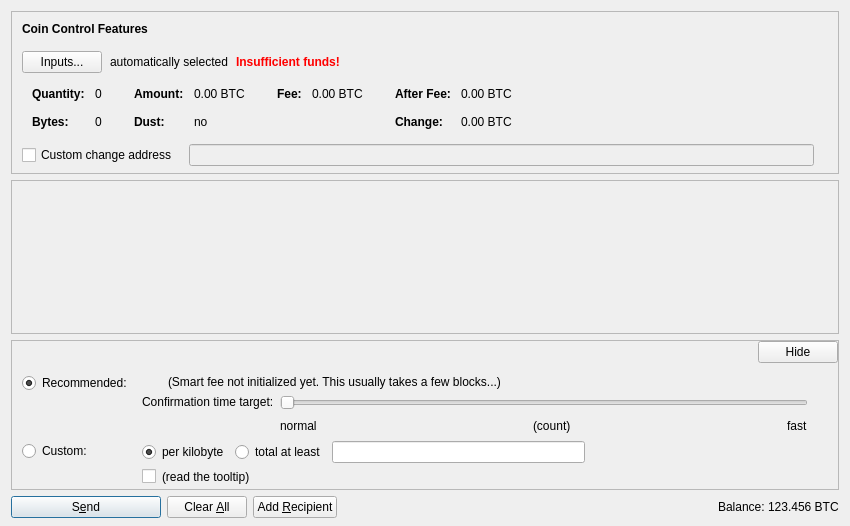
<?xml version="1.0" encoding="UTF-8"?>
<ui version="4.0">
 <class>SendCoinsDialog</class>
 <widget class="QDialog" name="SendCoinsDialog">
  <property name="geometry">
   <rect>
    <x>0</x>
    <y>0</y>
    <width>850</width>
    <height>526</height>
   </rect>
  </property>
  <property name="windowTitle">
   <string>Send Coins</string>
  </property>
  <layout class="QVBoxLayout" name="verticalLayout" stretch="0,1,0,0">
   <property name="bottomMargin">
    <number>8</number>
   </property>
   <item>
    <widget class="QFrame" name="frameCoinControl">
     <property name="sizePolicy">
      <sizepolicy hsizetype="Expanding" vsizetype="Expanding">
       <horstretch>0</horstretch>
       <verstretch>0</verstretch>
      </sizepolicy>
     </property>
     <property name="maximumSize">
      <size>
       <width>16777215</width>
       <height>16777215</height>
      </size>
     </property>
     <property name="frameShape">
      <enum>QFrame::StyledPanel</enum>
     </property>
     <property name="frameShadow">
      <enum>QFrame::Sunken</enum>
     </property>
     <layout class="QVBoxLayout" name="verticalLayoutCoinControl2">
      <property name="spacing">
       <number>0</number>
      </property>
      <property name="leftMargin">
       <number>0</number>
      </property>
      <property name="topMargin">
       <number>0</number>
      </property>
      <property name="rightMargin">
       <number>0</number>
      </property>
      <property name="bottomMargin">
       <number>6</number>
      </property>
      <item>
       <layout class="QVBoxLayout" name="verticalLayoutCoinControl" stretch="0,0,0,0,1">
        <property name="spacing">
         <number>0</number>
        </property>
        <property name="leftMargin">
         <number>10</number>
        </property>
        <property name="topMargin">
         <number>10</number>
        </property>
        <item>
         <layout class="QHBoxLayout" name="horizontalLayoutCoinControl1">
          <property name="bottomMargin">
           <number>15</number>
          </property>
          <item>
           <widget class="QLabel" name="labelCoinControlFeatures">
            <property name="sizePolicy">
             <sizepolicy hsizetype="Preferred" vsizetype="Maximum">
              <horstretch>0</horstretch>
              <verstretch>0</verstretch>
             </sizepolicy>
            </property>
            <property name="font">
             <font>
              <weight>75</weight>
              <bold>true</bold>
             </font>
            </property>
            <property name="styleSheet">
             <string notr="true">font-weight:bold;</string>
            </property>
            <property name="text">
             <string>Coin Control Features</string>
            </property>
           </widget>
          </item>
         </layout>
        </item>
        <item>
         <layout class="QHBoxLayout" name="horizontalLayoutCoinControl2" stretch="0,0,0,0">
          <property name="spacing">
           <number>8</number>
          </property>
          <property name="bottomMargin">
           <number>10</number>
          </property>
          <item>
           <widget class="QPushButton" name="pushButtonCoinControl">
            <property name="styleSheet">
             <string notr="true"/>
            </property>
            <property name="text">
             <string>Inputs...</string>
            </property>
            <property name="autoDefault">
             <bool>false</bool>
            </property>
           </widget>
          </item>
          <item>
           <widget class="QLabel" name="labelCoinControlAutomaticallySelected">
            <property name="text">
             <string>automatically selected</string>
            </property>
            <property name="margin">
             <number>5</number>
            </property>
           </widget>
          </item>
          <item>
           <widget class="QLabel" name="labelCoinControlInsuffFunds">
            <property name="font">
             <font>
              <weight>75</weight>
              <bold>true</bold>
             </font>
            </property>
            <property name="styleSheet">
             <string notr="true">color:red;font-weight:bold;</string>
            </property>
            <property name="text">
             <string>Insufficient funds!</string>
            </property>
            <property name="margin">
             <number>5</number>
            </property>
           </widget>
          </item>
          <item>
           <spacer name="horizontalSpacerCoinControl">
            <property name="orientation">
             <enum>Qt::Horizontal</enum>
            </property>
            <property name="sizeHint" stdset="0">
             <size>
              <width>40</width>
              <height>1</height>
             </size>
            </property>
           </spacer>
          </item>
         </layout>
        </item>
        <item>
         <widget class="QWidget" name="widgetCoinControl" native="true">
          <property name="sizePolicy">
           <sizepolicy hsizetype="Preferred" vsizetype="Preferred">
            <horstretch>0</horstretch>
            <verstretch>0</verstretch>
           </sizepolicy>
          </property>
          <property name="minimumSize">
           <size>
            <width>0</width>
            <height>0</height>
           </size>
          </property>
          <property name="styleSheet">
           <string notr="true"/>
          </property>
          <layout class="QHBoxLayout" name="horizontalLayoutCoinControl5">
           <property name="leftMargin">
            <number>0</number>
           </property>
           <property name="topMargin">
            <number>0</number>
           </property>
           <property name="rightMargin">
            <number>0</number>
           </property>
           <property name="bottomMargin">
            <number>0</number>
           </property>
           <item>
            <layout class="QHBoxLayout" name="horizontalLayoutCoinControl3" stretch="0,0,0,1">
             <property name="spacing">
              <number>20</number>
             </property>
             <property name="topMargin">
              <number>0</number>
             </property>
             <property name="bottomMargin">
              <number>10</number>
             </property>
             <item>
              <layout class="QFormLayout" name="formLayoutCoinControl1">
               <property name="horizontalSpacing">
                <number>10</number>
               </property>
               <property name="verticalSpacing">
                <number>14</number>
               </property>
               <property name="leftMargin">
                <number>10</number>
               </property>
               <property name="topMargin">
                <number>4</number>
               </property>
               <property name="rightMargin">
                <number>6</number>
               </property>
               <item row="0" column="0">
                <widget class="QLabel" name="labelCoinControlQuantityText">
                 <property name="font">
                  <font>
                   <weight>75</weight>
                   <bold>true</bold>
                  </font>
                 </property>
                 <property name="text">
                  <string>Quantity:</string>
                 </property>
                 <property name="margin">
                  <number>0</number>
                 </property>
                </widget>
               </item>
               <item row="0" column="1">
                <widget class="QLabel" name="labelCoinControlQuantity">
                 <property name="cursor">
                  <cursorShape>IBeamCursor</cursorShape>
                 </property>
                 <property name="contextMenuPolicy">
                  <enum>Qt::ActionsContextMenu</enum>
                 </property>
                 <property name="text">
                  <string notr="true">0</string>
                 </property>
                 <property name="margin">
                  <number>0</number>
                 </property>
                 <property name="textInteractionFlags">
                  <set>Qt::LinksAccessibleByMouse|Qt::TextSelectableByKeyboard|Qt::TextSelectableByMouse</set>
                 </property>
                </widget>
               </item>
               <item row="1" column="0">
                <widget class="QLabel" name="labelCoinControlBytesText">
                 <property name="font">
                  <font>
                   <weight>75</weight>
                   <bold>true</bold>
                  </font>
                 </property>
                 <property name="text">
                  <string>Bytes:</string>
                 </property>
                </widget>
               </item>
               <item row="1" column="1">
                <widget class="QLabel" name="labelCoinControlBytes">
                 <property name="cursor">
                  <cursorShape>IBeamCursor</cursorShape>
                 </property>
                 <property name="contextMenuPolicy">
                  <enum>Qt::ActionsContextMenu</enum>
                 </property>
                 <property name="text">
                  <string notr="true">0</string>
                 </property>
                 <property name="textInteractionFlags">
                  <set>Qt::LinksAccessibleByMouse|Qt::TextSelectableByKeyboard|Qt::TextSelectableByMouse</set>
                 </property>
                </widget>
               </item>
              </layout>
             </item>
             <item>
              <layout class="QFormLayout" name="formLayoutCoinControl2">
               <property name="horizontalSpacing">
                <number>10</number>
               </property>
               <property name="verticalSpacing">
                <number>14</number>
               </property>
               <property name="leftMargin">
                <number>6</number>
               </property>
               <property name="topMargin">
                <number>4</number>
               </property>
               <property name="rightMargin">
                <number>6</number>
               </property>
               <item row="0" column="0">
                <widget class="QLabel" name="labelCoinControlAmountText">
                 <property name="font">
                  <font>
                   <weight>75</weight>
                   <bold>true</bold>
                  </font>
                 </property>
                 <property name="text">
                  <string>Amount:</string>
                 </property>
                 <property name="margin">
                  <number>0</number>
                 </property>
                </widget>
               </item>
               <item row="0" column="1">
                <widget class="QLabel" name="labelCoinControlAmount">
                 <property name="cursor">
                  <cursorShape>IBeamCursor</cursorShape>
                 </property>
                 <property name="contextMenuPolicy">
                  <enum>Qt::ActionsContextMenu</enum>
                 </property>
                 <property name="text">
                  <string notr="true">0.00 BTC</string>
                 </property>
                 <property name="textInteractionFlags">
                  <set>Qt::LinksAccessibleByMouse|Qt::TextSelectableByKeyboard|Qt::TextSelectableByMouse</set>
                 </property>
                </widget>
               </item>
               <item row="1" column="0">
                <widget class="QLabel" name="labelCoinControlLowOutputText">
                 <property name="font">
                  <font>
                   <weight>75</weight>
                   <bold>true</bold>
                  </font>
                 </property>
                 <property name="text">
                  <string>Dust:</string>
                 </property>
                </widget>
               </item>
               <item row="1" column="1">
                <widget class="QLabel" name="labelCoinControlLowOutput">
                 <property name="cursor">
                  <cursorShape>IBeamCursor</cursorShape>
                 </property>
                 <property name="contextMenuPolicy">
                  <enum>Qt::ActionsContextMenu</enum>
                 </property>
                 <property name="text">
                  <string notr="true">no</string>
                 </property>
                 <property name="textInteractionFlags">
                  <set>Qt::LinksAccessibleByMouse|Qt::TextSelectableByKeyboard|Qt::TextSelectableByMouse</set>
                 </property>
                </widget>
               </item>
              </layout>
             </item>
             <item>
              <layout class="QFormLayout" name="formLayoutCoinControl3">
               <property name="horizontalSpacing">
                <number>10</number>
               </property>
               <property name="verticalSpacing">
                <number>14</number>
               </property>
               <property name="leftMargin">
                <number>6</number>
               </property>
               <property name="topMargin">
                <number>4</number>
               </property>
               <property name="rightMargin">
                <number>6</number>
               </property>
               <item row="0" column="0">
                <widget class="QLabel" name="labelCoinControlFeeText">
                 <property name="font">
                  <font>
                   <weight>75</weight>
                   <bold>true</bold>
                  </font>
                 </property>
                 <property name="text">
                  <string>Fee:</string>
                 </property>
                 <property name="margin">
                  <number>0</number>
                 </property>
                </widget>
               </item>
               <item row="0" column="1">
                <widget class="QLabel" name="labelCoinControlFee">
                 <property name="cursor">
                  <cursorShape>IBeamCursor</cursorShape>
                 </property>
                 <property name="contextMenuPolicy">
                  <enum>Qt::ActionsContextMenu</enum>
                 </property>
                 <property name="text">
                  <string notr="true">0.00 BTC</string>
                 </property>
                 <property name="textInteractionFlags">
                  <set>Qt::LinksAccessibleByMouse|Qt::TextSelectableByKeyboard|Qt::TextSelectableByMouse</set>
                 </property>
                </widget>
               </item>
              </layout>
             </item>
             <item>
              <layout class="QFormLayout" name="formLayoutCoinControl4">
               <property name="horizontalSpacing">
                <number>10</number>
               </property>
               <property name="verticalSpacing">
                <number>14</number>
               </property>
               <property name="leftMargin">
                <number>6</number>
               </property>
               <property name="topMargin">
                <number>4</number>
               </property>
               <property name="rightMargin">
                <number>6</number>
               </property>
               <item row="0" column="0">
                <widget class="QLabel" name="labelCoinControlAfterFeeText">
                 <property name="font">
                  <font>
                   <weight>75</weight>
                   <bold>true</bold>
                  </font>
                 </property>
                 <property name="text">
                  <string>After Fee:</string>
                 </property>
                 <property name="margin">
                  <number>0</number>
                 </property>
                </widget>
               </item>
               <item row="0" column="1">
                <widget class="QLabel" name="labelCoinControlAfterFee">
                 <property name="cursor">
                  <cursorShape>IBeamCursor</cursorShape>
                 </property>
                 <property name="contextMenuPolicy">
                  <enum>Qt::ActionsContextMenu</enum>
                 </property>
                 <property name="text">
                  <string notr="true">0.00 BTC</string>
                 </property>
                 <property name="textInteractionFlags">
                  <set>Qt::LinksAccessibleByMouse|Qt::TextSelectableByKeyboard|Qt::TextSelectableByMouse</set>
                 </property>
                </widget>
               </item>
               <item row="1" column="0">
                <widget class="QLabel" name="labelCoinControlChangeText">
                 <property name="font">
                  <font>
                   <weight>75</weight>
                   <bold>true</bold>
                  </font>
                 </property>
                 <property name="text">
                  <string>Change:</string>
                 </property>
                </widget>
               </item>
               <item row="1" column="1">
                <widget class="QLabel" name="labelCoinControlChange">
                 <property name="cursor">
                  <cursorShape>IBeamCursor</cursorShape>
                 </property>
                 <property name="contextMenuPolicy">
                  <enum>Qt::ActionsContextMenu</enum>
                 </property>
                 <property name="text">
                  <string notr="true">0.00 BTC</string>
                 </property>
                 <property name="textInteractionFlags">
                  <set>Qt::LinksAccessibleByMouse|Qt::TextSelectableByKeyboard|Qt::TextSelectableByMouse</set>
                 </property>
                </widget>
               </item>
              </layout>
             </item>
            </layout>
           </item>
          </layout>
         </widget>
        </item>
        <item>
         <layout class="QHBoxLayout" name="horizontalLayoutCoinControl4" stretch="0,0,0">
          <property name="spacing">
           <number>12</number>
          </property>
          <property name="sizeConstraint">
           <enum>QLayout::SetDefaultConstraint</enum>
          </property>
          <property name="topMargin">
           <number>5</number>
          </property>
          <property name="rightMargin">
           <number>5</number>
          </property>
          <item>
           <widget class="QCheckBox" name="checkBoxCoinControlChange">
            <property name="toolTip">
             <string>If this is activated, but the change address is empty or invalid, change will be sent to a newly generated address.</string>
            </property>
            <property name="text">
             <string>Custom change address</string>
            </property>
           </widget>
          </item>
          <item>
           <widget class="QValidatedLineEdit" name="lineEditCoinControlChange">
            <property name="enabled">
             <bool>false</bool>
            </property>
            <property name="sizePolicy">
             <sizepolicy hsizetype="Expanding" vsizetype="Fixed">
              <horstretch>0</horstretch>
              <verstretch>0</verstretch>
             </sizepolicy>
            </property>
           </widget>
          </item>
          <item>
           <widget class="QLabel" name="labelCoinControlChangeLabel">
            <property name="sizePolicy">
             <sizepolicy hsizetype="Preferred" vsizetype="Expanding">
              <horstretch>0</horstretch>
              <verstretch>0</verstretch>
             </sizepolicy>
            </property>
            <property name="minimumSize">
             <size>
              <width>0</width>
              <height>0</height>
             </size>
            </property>
            <property name="text">
             <string/>
            </property>
            <property name="margin">
             <number>3</number>
            </property>
           </widget>
          </item>
         </layout>
        </item>
        <item>
         <spacer name="verticalSpacerCoinControl">
          <property name="orientation">
           <enum>Qt::Vertical</enum>
          </property>
          <property name="sizeHint" stdset="0">
           <size>
            <width>800</width>
            <height>1</height>
           </size>
          </property>
         </spacer>
        </item>
       </layout>
      </item>
     </layout>
    </widget>
   </item>
   <item>
    <widget class="QScrollArea" name="scrollArea">
     <property name="widgetResizable">
      <bool>true</bool>
     </property>
     <widget class="QWidget" name="scrollAreaWidgetContents">
      <property name="geometry">
       <rect>
        <x>0</x>
        <y>0</y>
        <width>830</width>
        <height>104</height>
       </rect>
      </property>
      <layout class="QVBoxLayout" name="verticalLayout_2" stretch="0,1">
       <property name="leftMargin">
        <number>0</number>
       </property>
       <property name="topMargin">
        <number>0</number>
       </property>
       <property name="rightMargin">
        <number>0</number>
       </property>
       <property name="bottomMargin">
        <number>0</number>
       </property>
       <item>
        <layout class="QVBoxLayout" name="entries">
         <property name="spacing">
          <number>6</number>
         </property>
        </layout>
       </item>
       <item>
        <spacer name="verticalSpacer">
         <property name="orientation">
          <enum>Qt::Vertical</enum>
         </property>
         <property name="sizeHint" stdset="0">
          <size>
           <width>20</width>
           <height>40</height>
          </size>
         </property>
        </spacer>
       </item>
      </layout>
     </widget>
    </widget>
   </item>
   <item>
    <widget class="QFrame" name="frameFee">
     <property name="sizePolicy">
      <sizepolicy hsizetype="Expanding" vsizetype="Expanding">
       <horstretch>0</horstretch>
       <verstretch>0</verstretch>
      </sizepolicy>
     </property>
     <property name="maximumSize">
      <size>
       <width>16777215</width>
       <height>16777215</height>
      </size>
     </property>
     <property name="frameShape">
      <enum>QFrame::StyledPanel</enum>
     </property>
     <property name="frameShadow">
      <enum>QFrame::Sunken</enum>
     </property>
     <layout class="QVBoxLayout" name="verticalLayoutFee1">
      <property name="spacing">
       <number>0</number>
      </property>
      <property name="leftMargin">
       <number>0</number>
      </property>
      <property name="topMargin">
       <number>0</number>
      </property>
      <property name="rightMargin">
       <number>0</number>
      </property>
      <property name="bottomMargin">
       <number>0</number>
      </property>
      <item>
       <layout class="QVBoxLayout" name="verticalLayoutFee2" stretch="0,0,0">
        <property name="spacing">
         <number>0</number>
        </property>
        <property name="leftMargin">
         <number>10</number>
        </property>
        <property name="topMargin">
         <number>0</number>
        </property>
        <item>
         <layout class="QHBoxLayout" name="horizontalLayoutFee1">
          <property name="bottomMargin">
           <number>0</number>
          </property>
          <item>
           <layout class="QVBoxLayout" name="verticalLayoutFee7">
            <property name="spacing">
             <number>0</number>
            </property>
            <item>
             <spacer name="verticalSpacerSmartFee">
              <property name="orientation">
               <enum>Qt::Vertical</enum>
              </property>
              <property name="sizeType">
               <enum>QSizePolicy::Fixed</enum>
              </property>
              <property name="sizeHint" stdset="0">
               <size>
                <width>1</width>
                <height>4</height>
               </size>
              </property>
             </spacer>
            </item>
            <item>
             <spacer name="verticalSpacer_5">
              <property name="orientation">
               <enum>Qt::Vertical</enum>
              </property>
              <property name="sizeHint" stdset="0">
               <size>
                <width>1</width>
                <height>1</height>
               </size>
              </property>
             </spacer>
            </item>
           </layout>
          </item>
          <item>
           <spacer name="horizontalSpacer_4">
            <property name="orientation">
             <enum>Qt::Horizontal</enum>
            </property>
            <property name="sizeHint" stdset="0">
             <size>
              <width>40</width>
              <height>20</height>
             </size>
            </property>
           </spacer>
          </item>
          <item>
           <widget class="QPushButton" name="buttonMinimizeFee">
            <property name="toolTip">
             <string>collapse fee-settings</string>
            </property>
            <property name="text">
             <string>Hide</string>
            </property>
           </widget>
          </item>
         </layout>
        </item>
        <item>
         <widget class="QFrame" name="frameFeeSelection">
          <layout class="QVBoxLayout" name="verticalLayoutFee12">
           <property name="spacing">
            <number>0</number>
           </property>
           <property name="leftMargin">
            <number>0</number>
           </property>
           <property name="topMargin">
            <number>0</number>
           </property>
           <property name="rightMargin">
            <number>0</number>
           </property>
           <property name="bottomMargin">
            <number>0</number>
           </property>
           <item>
            <layout class="QGridLayout" name="gridLayoutFee">
             <property name="topMargin">
              <number>10</number>
             </property>
             <property name="bottomMargin">
              <number>4</number>
             </property>
             <property name="horizontalSpacing">
              <number>10</number>
             </property>
             <property name="verticalSpacing">
              <number>4</number>
             </property>
             <item row="1" column="1">
              <layout class="QVBoxLayout" name="verticalLayoutFee8">
               <property name="spacing">
                <number>6</number>
               </property>
               <item>
                <layout class="QHBoxLayout" name="horizontalLayoutFee13">
                 <item>
                  <widget class="QRadioButton" name="radioCustomPerKilobyte">
                   <property name="toolTip">
                    <string>If the custom fee is set to 1000 satoshis and the transaction is only 250 bytes, then &quot;per kilobyte&quot; only pays 250 satoshis in fee, while &quot;total at least&quot; pays 1000 satoshis. For transactions bigger than a kilobyte both pay by kilobyte.</string>
                   </property>
                   <property name="text">
                    <string>per kilobyte</string>
                   </property>
                   <property name="checked">
                    <bool>true</bool>
                   </property>
                   <attribute name="buttonGroup">
                    <string notr="true">groupCustomFee</string>
                   </attribute>
                  </widget>
                 </item>
                 <item>
                  <widget class="QRadioButton" name="radioCustomAtLeast">
                   <property name="toolTip">
                    <string>If the custom fee is set to 1000 satoshis and the transaction is only 250 bytes, then &quot;per kilobyte&quot; only pays 250 satoshis in fee, while &quot;total at least&quot; pays 1000 satoshis. For transactions bigger than a kilobyte both pay by kilobyte.</string>
                   </property>
                   <property name="text">
                    <string>total at least</string>
                   </property>
                   <attribute name="buttonGroup">
                    <string notr="true">groupCustomFee</string>
                   </attribute>
                  </widget>
                 </item>
                 <item>
                  <widget class="BitcoinAmountField" name="customFee"/>
                 </item>
                 <item>
                  <spacer name="horizontalSpacer_6">
                   <property name="orientation">
                    <enum>Qt::Horizontal</enum>
                   </property>
                   <property name="sizeHint" stdset="0">
                    <size>
                     <width>1</width>
                     <height>1</height>
                    </size>
                   </property>
                  </spacer>
                 </item>
                </layout>
               </item>
               <item>
                <layout class="QHBoxLayout" name="horizontalLayoutFee8">
                 <item>
                  <widget class="QCheckBox" name="checkBoxMinimumFee">
                   <property name="toolTip">
                    <string>Paying only the minimum fee is just fine as long as there is less transaction volume than space in the blocks. But be aware that this can end up in a never confirming transaction once there is more demand for bitcoin transactions than the network can process.</string>
                   </property>
                   <property name="text">
                    <string/>
                   </property>
                  </widget>
                 </item>
                 <item>
                  <widget class="QLabel" name="labelMinFeeWarning">
                   <property name="enabled">
                    <bool>true</bool>
                   </property>
                   <property name="toolTip">
                    <string>Paying only the minimum fee is just fine as long as there is less transaction volume than space in the blocks. But be aware that this can end up in a never confirming transaction once there is more demand for bitcoin transactions than the network can process.</string>
                   </property>
                   <property name="text">
                    <string>(read the tooltip)</string>
                   </property>
                   <property name="margin">
                    <number>5</number>
                   </property>
                  </widget>
                 </item>
                 <item>
                  <spacer name="horizontalSpacer_2">
                   <property name="orientation">
                    <enum>Qt::Horizontal</enum>
                   </property>
                   <property name="sizeHint" stdset="0">
                    <size>
                     <width>1</width>
                     <height>1</height>
                    </size>
                   </property>
                  </spacer>
                 </item>
                </layout>
               </item>
              </layout>
             </item>
             <item row="0" column="0">
              <layout class="QVBoxLayout" name="verticalLayoutFee4" stretch="0,1">
               <item>
                <widget class="QRadioButton" name="radioSmartFee">
                 <property name="text">
                  <string>Recommended:</string>
                 </property>
                 <property name="checked">
                  <bool>true</bool>
                 </property>
                 <attribute name="buttonGroup">
                  <string notr="true">groupFee</string>
                 </attribute>
                </widget>
               </item>
               <item>
                <spacer name="verticalSpacer_2">
                 <property name="orientation">
                  <enum>Qt::Vertical</enum>
                 </property>
                 <property name="sizeHint" stdset="0">
                  <size>
                   <width>1</width>
                   <height>1</height>
                  </size>
                 </property>
                </spacer>
               </item>
              </layout>
             </item>
             <item row="1" column="0">
              <layout class="QVBoxLayout" name="verticalLayoutFee9" stretch="0,1">
               <item>
                <widget class="QRadioButton" name="radioCustomFee">
                 <property name="text">
                  <string>Custom:</string>
                 </property>
                 <attribute name="buttonGroup">
                  <string notr="true">groupFee</string>
                 </attribute>
                </widget>
               </item>
               <item>
                <spacer name="verticalSpacer_6">
                 <property name="orientation">
                  <enum>Qt::Vertical</enum>
                 </property>
                 <property name="sizeHint" stdset="0">
                  <size>
                   <width>1</width>
                   <height>1</height>
                  </size>
                 </property>
                </spacer>
               </item>
              </layout>
             </item>
             <item row="0" column="1">
              <layout class="QVBoxLayout" name="verticalLayoutFee3" stretch="0,0,1">
               <property name="spacing">
                <number>6</number>
               </property>
               <property name="topMargin">
                <number>2</number>
               </property>
               <item>
                <layout class="QHBoxLayout" name="horizontalLayoutFee12">
                 <item>
                  <widget class="QLabel" name="labelSmartFee">
                   <property name="text">
                    <string/>
                   </property>
                   <property name="margin">
                    <number>2</number>
                   </property>
                  </widget>
                 </item>
                 <item>
                  <widget class="QLabel" name="labelFeeEstimation">
                   <property name="text">
                    <string/>
                   </property>
                  </widget>
                 </item>
                 <item>
                  <widget class="QLabel" name="labelSmartFee2">
                   <property name="text">
                    <string>(Smart fee not initialized yet. This usually takes a few blocks...)</string>
                   </property>
                   <property name="margin">
                    <number>2</number>
                   </property>
                  </widget>
                 </item>
                 <item>
                  <spacer name="horizontalSpacer_5">
                   <property name="orientation">
                    <enum>Qt::Horizontal</enum>
                   </property>
                   <property name="sizeHint" stdset="0">
                    <size>
                     <width>1</width>
                     <height>1</height>
                    </size>
                   </property>
                  </spacer>
                 </item>
                </layout>
               </item>
               <item>
                <layout class="QHBoxLayout" name="horizontalLayoutFee9">
                 <item>
                  <layout class="QVBoxLayout" name="verticalLayoutFee6">
                   <item>
                    <widget class="QLabel" name="labelSmartFee3">
                     <property name="text">
                      <string>Confirmation time target:</string>
                     </property>
                     <property name="margin">
                      <number>2</number>
                     </property>
                    </widget>
                   </item>
                   <item>
                    <spacer name="verticalSpacer_3">
                     <property name="orientation">
                      <enum>Qt::Vertical</enum>
                     </property>
                     <property name="sizeHint" stdset="0">
                      <size>
                       <width>1</width>
                       <height>1</height>
                      </size>
                     </property>
                    </spacer>
                   </item>
                  </layout>
                 </item>
                 <item>
                  <layout class="QVBoxLayout" name="verticalLayoutFee5">
                   <property name="rightMargin">
                    <number>30</number>
                   </property>
                   <item>
                    <widget class="QSlider" name="sliderSmartFee">
                     <property name="minimum">
                      <number>0</number>
                     </property>
                     <property name="maximum">
                      <number>23</number>
                     </property>
                     <property name="pageStep">
                      <number>1</number>
                     </property>
                     <property name="value">
                      <number>0</number>
                     </property>
                     <property name="orientation">
                      <enum>Qt::Horizontal</enum>
                     </property>
                     <property name="invertedAppearance">
                      <bool>false</bool>
                     </property>
                     <property name="invertedControls">
                      <bool>false</bool>
                     </property>
                     <property name="tickPosition">
                      <enum>QSlider::NoTicks</enum>
                     </property>
                    </widget>
                   </item>
                   <item>
                    <layout class="QHBoxLayout" name="horizontalLayoutFee10">
                     <item>
                      <widget class="QLabel" name="labelSmartFeeNormal">
                       <property name="text">
                        <string>normal</string>
                       </property>
                      </widget>
                     </item>
                     <item>
                      <spacer name="horizontalSpacer_7">
                       <property name="orientation">
                        <enum>Qt::Horizontal</enum>
                       </property>
                       <property name="sizeHint" stdset="0">
                        <size>
                         <width>40</width>
                         <height>20</height>
                        </size>
                       </property>
                      </spacer>
                     </item>
                     <item>
                      <widget class="QLabel" name="confirmationTargetLabel">
                       <property name="text">
                        <string notr="true">(count)</string>
                       </property>
                      </widget>
                     </item>
                     <item>
                      <spacer name="horizontalSpacer_3">
                       <property name="orientation">
                        <enum>Qt::Horizontal</enum>
                       </property>
                       <property name="sizeHint" stdset="0">
                        <size>
                         <width>40</width>
                         <height>20</height>
                        </size>
                       </property>
                      </spacer>
                     </item>
                     <item>
                      <widget class="QLabel" name="labelSmartFeeFast">
                       <property name="text">
                        <string>fast</string>
                       </property>
                      </widget>
                     </item>
                    </layout>
                   </item>
                  </layout>
                 </item>
                </layout>
               </item>
               <item>
                <spacer name="verticalSpacer_4">
                 <property name="orientation">
                  <enum>Qt::Vertical</enum>
                 </property>
                 <property name="sizeHint" stdset="0">
                  <size>
                   <width>1</width>
                   <height>1</height>
                  </size>
                 </property>
                </spacer>
               </item>
              </layout>
             </item>
            </layout>
           </item>
          </layout>
         </widget>
        </item>
        <item>
         <spacer name="verticalSpacerFee">
          <property name="orientation">
           <enum>Qt::Vertical</enum>
          </property>
          <property name="sizeHint" stdset="0">
           <size>
            <width>800</width>
            <height>1</height>
           </size>
          </property>
         </spacer>
        </item>
       </layout>
      </item>
     </layout>
    </widget>
   </item>
   <item>
    <layout class="QHBoxLayout" name="horizontalLayout">
     <item>
      <widget class="QPushButton" name="sendButton">
       <property name="minimumSize">
        <size>
         <width>150</width>
         <height>0</height>
        </size>
       </property>
       <property name="toolTip">
        <string>Confirm the send action</string>
       </property>
       <property name="text">
        <string>S&amp;end</string>
       </property>
       <property name="icon">
        <iconset resource="../bitcoin.qrc">
         <normaloff>:/icons/send</normaloff>:/icons/send</iconset>
       </property>
       <property name="autoDefault">
        <bool>false</bool>
       </property>
       <property name="default">
        <bool>true</bool>
       </property>
      </widget>
     </item>
     <item>
      <widget class="QPushButton" name="clearButton">
       <property name="sizePolicy">
        <sizepolicy hsizetype="Minimum" vsizetype="Fixed">
         <horstretch>0</horstretch>
         <verstretch>0</verstretch>
        </sizepolicy>
       </property>
       <property name="toolTip">
        <string>Clear all fields of the form.</string>
       </property>
       <property name="text">
        <string>Clear &amp;All</string>
       </property>
       <property name="icon">
        <iconset resource="../bitcoin.qrc">
         <normaloff>:/icons/remove</normaloff>:/icons/remove</iconset>
       </property>
       <property name="autoDefault">
        <bool>false</bool>
       </property>
      </widget>
     </item>
     <item>
      <widget class="QPushButton" name="addButton">
       <property name="toolTip">
        <string>Send to multiple recipients at once</string>
       </property>
       <property name="text">
        <string>Add &amp;Recipient</string>
       </property>
       <property name="icon">
        <iconset resource="../bitcoin.qrc">
         <normaloff>:/icons/add</normaloff>:/icons/add</iconset>
       </property>
       <property name="autoDefault">
        <bool>false</bool>
       </property>
      </widget>
     </item>
     <item>
      <spacer name="horizontalSpacer">
       <property name="orientation">
        <enum>Qt::Horizontal</enum>
       </property>
       <property name="sizeHint" stdset="0">
        <size>
         <width>40</width>
         <height>20</height>
        </size>
       </property>
      </spacer>
     </item>
     <item>
      <layout class="QHBoxLayout" name="horizontalLayout_2">
       <property name="spacing">
        <number>3</number>
       </property>
       <item>
        <widget class="QLabel" name="label">
         <property name="sizePolicy">
          <sizepolicy hsizetype="Preferred" vsizetype="Fixed">
           <horstretch>0</horstretch>
           <verstretch>0</verstretch>
          </sizepolicy>
         </property>
         <property name="text">
          <string>Balance:</string>
         </property>
        </widget>
       </item>
       <item>
        <widget class="QLabel" name="labelBalance">
         <property name="sizePolicy">
          <sizepolicy hsizetype="Preferred" vsizetype="Fixed">
           <horstretch>0</horstretch>
           <verstretch>0</verstretch>
          </sizepolicy>
         </property>
         <property name="cursor">
          <cursorShape>IBeamCursor</cursorShape>
         </property>
         <property name="text">
          <string notr="true">123.456 BTC</string>
         </property>
         <property name="textInteractionFlags">
          <set>Qt::LinksAccessibleByMouse|Qt::TextSelectableByKeyboard|Qt::TextSelectableByMouse</set>
         </property>
        </widget>
       </item>
      </layout>
     </item>
    </layout>
   </item>
  </layout>
 </widget>
 <customwidgets>
  <customwidget>
   <class>QValidatedLineEdit</class>
   <extends>QLineEdit</extends>
   <header>qvalidatedlineedit.h</header>
  </customwidget>
  <customwidget>
   <class>BitcoinAmountField</class>
   <extends>QLineEdit</extends>
   <header>bitcoinamountfield.h</header>
   <container>1</container>
  </customwidget>
 </customwidgets>
 <resources>
  <include location="../bitcoin.qrc"/>
 </resources>
 <connections/>
 <buttongroups>
  <buttongroup name="groupFee"/>
  <buttongroup name="groupCustomFee"/>
 </buttongroups>
</ui>
